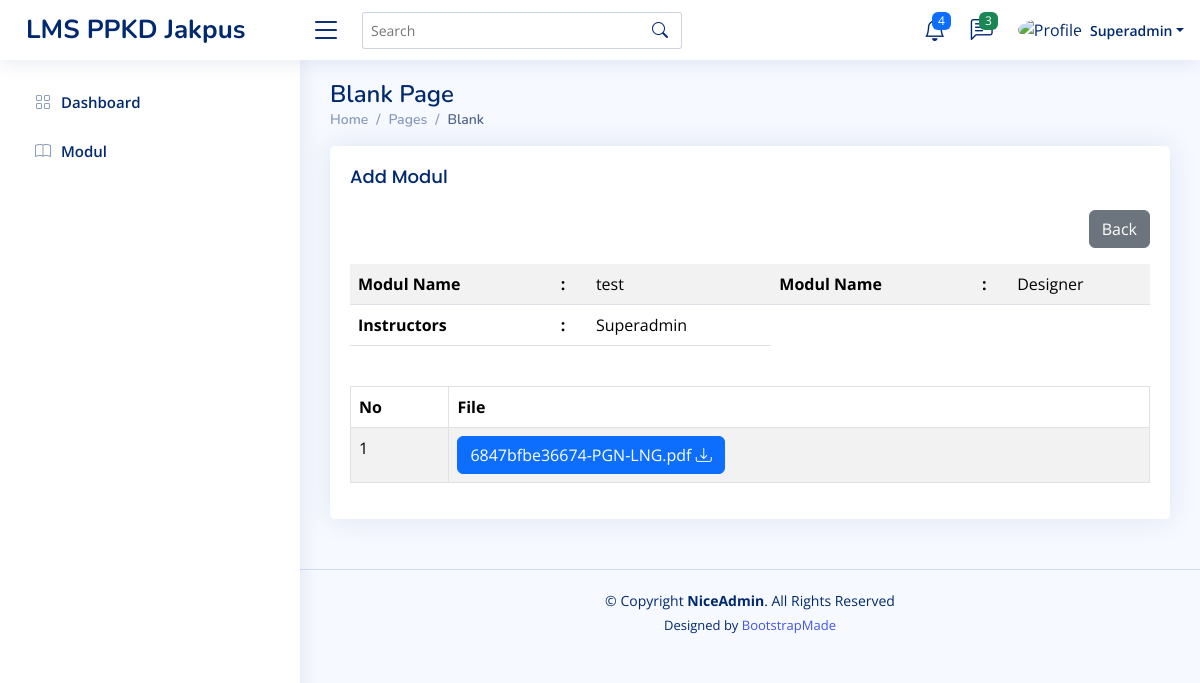
The app's page /home.php?page=tambah-modul&detail=4 (signed in) with its own data.
### tables this page shows
CREATE TABLE `menus` (
  `id` int(11) NOT NULL,
  `parent_id` int(5) DEFAULT NULL,
  `name` varchar(256) NOT NULL,
  `icon` varchar(256) NOT NULL,
  `url` varchar(256) NOT NULL,
  `urutan` int(5) DEFAULT NULL,
  `is_active` int(1) NOT NULL,
  `created_at` timestamp NOT NULL DEFAULT current_timestamp(),
  `updated_at` timestamp NULL DEFAULT NULL ON UPDATE current_timestamp()
);

CREATE TABLE `modules` (
  `id` int(11) NOT NULL,
  `id_instructor` int(11) NOT NULL,
  `id_majors` int(11) NOT NULL,
  `name` varchar(256) NOT NULL,
  `created_at` timestamp NOT NULL DEFAULT current_timestamp(),
  `updated _at` timestamp NULL DEFAULT NULL ON UPDATE current_timestamp()
);

CREATE TABLE `majors` (
  `id` int(11) NOT NULL,
  `name` varchar(256) NOT NULL,
  `created_at` timestamp NOT NULL DEFAULT current_timestamp(),
  `updated _at` timestamp NULL DEFAULT NULL ON UPDATE current_timestamp()
);

CREATE TABLE `instructors` (
  `id` int(11) NOT NULL,
  `id_role` int(11) NOT NULL,
  `name` varchar(256) NOT NULL,
  `gender` tinyint(1) NOT NULL,
  `education` varchar(256) NOT NULL,
  `phone` varchar(50) NOT NULL,
  `email` varchar(256) NOT NULL,
  `password` varchar(256) NOT NULL,
  `address` text NOT NULL,
  `created_at` timestamp NOT NULL DEFAULT current_timestamp(),
  `updated_at` timestamp NULL DEFAULT NULL ON UPDATE current_timestamp()
);

CREATE TABLE `modules_detail` (
  `id` int(11) NOT NULL,
  `id_modul` int(11) NOT NULL,
  `file` varchar(256) NOT NULL,
  `created_at` timestamp NOT NULL DEFAULT current_timestamp(),
  `updated_at` timestamp NULL DEFAULT NULL ON UPDATE current_timestamp()
);

### content/tambah-modul.php (the view, shortened to what this page needs)
<?php
$id_moduls = isset($_GET['detail']) ? $_GET['detail'] : '';
$queryModuls = mysqli_query($conn, "SELECT majors.name as majors_name, instructors.name as instructors_name, modules.*
    FROM modules
    LEFT JOIN majors ON majors.id = modules.id_majors
    LEFT JOIN instructors ON instructors.id = modules.id_instructor WHERE modules.id = '$id_moduls'");
$rowModuls = mysqli_fetch_assoc($queryModuls);
$queryDetailsModuls = mysqli_query($conn, "SELECT * FROM modules_detail WHERE id_modul = '$id_moduls'");
$rowDetailsModuls = mysqli_fetch_all($queryDetailsModuls, MYSQLI_ASSOC);
?>
<div class="row">
    <div class="col-sm-12">
        <div class="card">
            <div class="card-body">
                <h5 class="card-title"><?php echo isset($_GET['edit']) ? 'Edit' : 'Add' ?> Modul</h5>
                <?php if (isset($_GET['detail'])): ?>
                    <div class="d-flex justify-content-end">
                        <a href="?page=moduls" class="btn btn-secondary mb-3">Back</a>
                    </div>
                    <table class="table table-striped">
                        <tr>
                            <th>Modul Name</th>
                            <th>:</th>
                            <td><?= $rowModuls['name'] ?></td>
                            <th>Modul Name</th>
                            <th>:</th>
                            <td><?= $rowModuls['majors_name'] ?></td>
                        </tr>
                        <tr>
                            <th>Instructors</th>
                            <th>:</th>
                            <td><?= $rowModuls['instructors_name'] ?></td>
                    </table>
                    <br>
                    <table class="table table-hover table-bordered table-striped">
                        <thead>
                            <tr>
                                <th>No</th>
                                <th>File</th>
                            </tr>
                        </thead>
                        <tbody>
                            <tr>
                                <?php foreach ($rowDetailsModuls as $key => $data): ?>
                                    <td><?= $key + 1 ?></td>
                                    <td>
                                        <a href="?page=tambah-modul&download=<?= urlencode($data['file']) ?>" target="_blank" download="?page=tambah-modul&download=<?= urlencode($data['file']) ?>" class="btn btn-primary">
                                            <?= $data['file'] ?> <i class="bi bi-download"></i>
                                        </a>
                                    </td>
                                <?php endforeach; ?>
                            </tr>
                        </tbody>
                    </table>
                <?php endif; ?>
            </div>
        </div>
    </div>
</div>

### inc/sidebar.php
<?php
$id_role = isset($_SESSION['role']) ? $_SESSION['role'] : '';
$queryMenu = mysqli_query(
  $conn,
  "SELECT DISTINCT menus.* FROM menus
  JOIN menu_roles ON menus.id = menu_roles.id_menu
  JOIN roles ON roles.id = menu_roles.id_role
  WHERE
  menu_roles.id_role = '$id_role'
  AND (parent_id = 0 OR parent_id = '')
  ORDER BY urutan ASC"
);
$rowsMenu = mysqli_fetch_all($queryMenu, MYSQLI_ASSOC);
?>
<aside id="sidebar" class="sidebar">
  <ul class="sidebar-nav" id="sidebar-nav">
    <?php foreach ($rowsMenu as $mainMenu): ?>
      <?php
      $id_menu = $mainMenu['id'];
      $querySubMenu = mysqli_query($conn, "SELECT DISTINCT menus.* FROM
      menus
      JOIN menu_roles ON menus.id = menu_roles.id_menu
      JOIN roles ON roles.id = menu_roles.id_role
      WHERE
      menu_roles.id_role = '$id_role'
      AND parent_id = '$id_menu' ORDER BY urutan ASC");
      $rowsSubMenu = mysqli_fetch_all($querySubMenu, MYSQLI_ASSOC);
      ?>
      <?php if (mysqli_num_rows($querySubMenu) > 0): ?>
        <li class="nav-item">
          <a class="nav-link collapsed" data-bs-target="#menu-<?= $mainMenu['id'] ?>" data-bs-toggle="collapse" href="#">
            <i class="<?= $mainMenu['icon']; ?>"></i><span><?= $mainMenu['name']; ?></span><i class="bi bi-chevron-down ms-auto"></i>
          </a>
          <ul id="menu-<?= $mainMenu['id'] ?>" class="nav-content collapse " data-bs-parent="#sidebar-nav">
            <?php foreach ($rowsSubMenu as $subMenu): ?>
              <li class="nav-item <?= $mainMenu['url'] != '' ? 'active' : '' ?>">
                <a href="?page=<?= $subMenu['url']; ?>">
                  <i class="<?= $subMenu['icon']; ?>"></i><span><?= $subMenu['name']; ?></span>
                </a>
              </li>
            <?php endforeach; ?>
          </ul>
        </li>
      <?php elseif (!empty($mainMenu['url'])): ?>
        <li class="nav-item">
          <a class="nav-link collapsed" href="<?= $mainMenu['url']; ?>">
            <i class="<?= $mainMenu['icon']; ?>"></i>
            <span><?= $mainMenu['name']; ?></span>
          </a>
        </li>
      <?php endif; ?>
    <?php endforeach; ?>
  </ul>
</aside>

### assets/css/style.css (style rules this page uses)
:root { scroll-behavior: smooth; }
body { font-family: "Open Sans", sans-serif; background: #f6f9ff; color: #444444; }
a { color: #4154f1; text-decoration: none; }
h1, h2, h3, h4, h5, h6 { font-family: "Nunito", sans-serif; }
.card { margin-bottom: 30px; border: none; border-radius: 5px; box-shadow: 0px 0 30px rgba(1, 41, 112, 0.1); }
.card-title { padding: 20px 0 15px 0; font-size: 18px; font-weight: 500; color: #012970; font-family: "Poppins", sans-serif; }
.card-body { padding: 0 20px 20px 20px; }
.sidebar { position: fixed; top: 60px; left: 0; bottom: 0; width: 300px; z-index: 996; transition: all 0.3s; padding: 20px; overflow-y: auto; scrollbar-width: thin; scrollbar-color: #aab7cf transparent; box-shadow: 0px 0px 20px rgba(1, 41, 112, 0.1); background-color: #fff; }
.sidebar-nav { padding: 0; margin: 0; list-style: none; }
.sidebar-nav li { padding: 0; margin: 0; list-style: none; }
.sidebar-nav .nav-item { margin-bottom: 5px; }
.sidebar-nav .nav-link { display: flex; align-items: center; font-size: 15px; font-weight: 600; color: #4154f1; transition: 0.3; background: #f6f9ff; padding: 10px 15px; border-radius: 4px; }
.sidebar-nav .nav-link i { font-size: 16px; margin-right: 10px; color: #4154f1; }
.sidebar-nav .nav-link.collapsed { color: #012970; background: #fff; }
.sidebar-nav .nav-link.collapsed i { color: #899bbd; }

### records on screen
menus: name "Dashboard"
menus: name "Modul"
modules: name "test", id_majors.name "Designer", id_instructor.name "Superadmin"
modules_detail: file "6847bfbe36674-PGN-LNG.pdf"

### other values on screen
$name "Superadmin"
